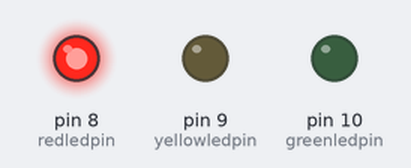
Bench run of a sketch on a simulated Arduino Uno, built with avr-gcc and run on an emulated ATmega328P. On the bench: output pins drawn as LEDs (lit = HIGH).

Above: at 0.2 s.
At 0.6 s:
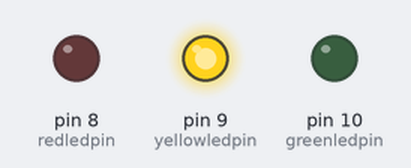
At 2.2 s:
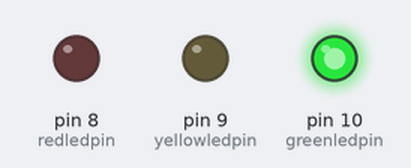
Timing chart, 0 to 3.0 s (numbered marks = the images above):
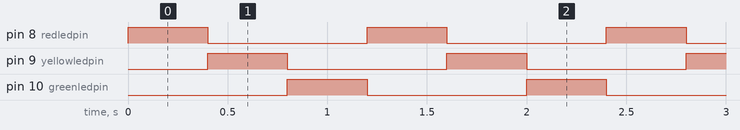

Measured:
- by itself, pin 8 (redledpin), pin 9 (yellowledpin), pin 10 (greenledpin): alternates HIGH for 0.40 s and LOW for 0.80 s
- by itself, everything shown: repeats every 1.2 s, in 3 steps

The sketch:

LightFlow.ino
```cpp
int val;//定義變數val
int redledpin=8 ;//定義Led pin8
int yellowledpin=9 ;//定義Led pin9
int greenledpin=10 ;//定義Led pin10
int lightNumber = 1 ;

void setup()
{

pinMode(redledpin,OUTPUT);
pinMode(yellowledpin,OUTPUT);
pinMode(greenledpin,OUTPUT);

//設置數位接腳8為輸出介面，Arduino 上我們用到的I/O 口都要進行類似這樣的定義。
}
void loop()
{

    switch (lightNumber)
        {
            case 1:
              digitalWrite( redledpin,HIGH) ;
              digitalWrite( yellowledpin,LOW) ;
              digitalWrite( greenledpin,LOW) ;
              break ;

            case 2:
              digitalWrite( redledpin,LOW) ;
              digitalWrite( yellowledpin,HIGH) ;
              digitalWrite( greenledpin,LOW) ;
              break ;

            case 3:
              digitalWrite( redledpin,LOW) ;
              digitalWrite( yellowledpin,LOW) ;
              digitalWrite( greenledpin,HIGH) ;
              break ;

          }
             lightNumber ++ ;
            if (lightNumber >3)
                lightNumber = 1 ;
delay(400);

}
```
